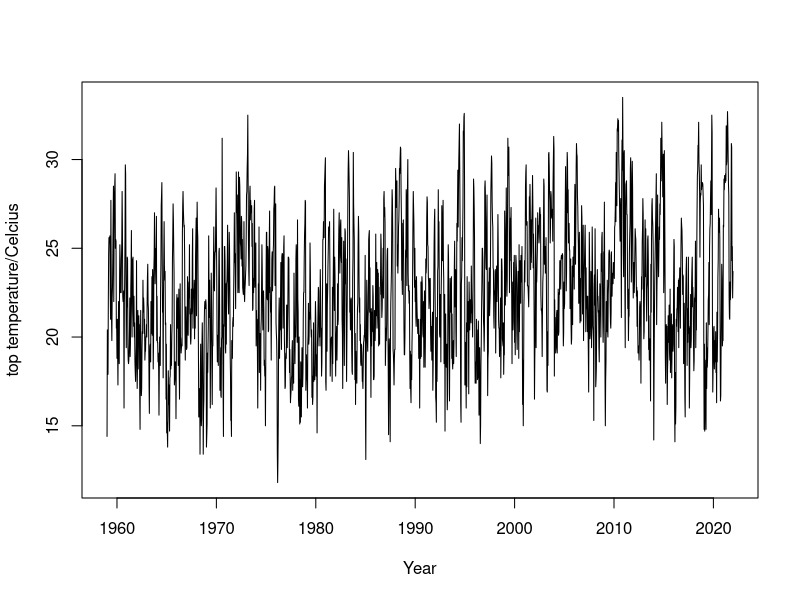

The R script that drew this image: (Note: this script raises an error after producing the figure.)
setwd("/m/home/home3/33/norjav2/unix/Documents/kandi_local/kandi")

data <- read.table(file = "anjala.csv", header = TRUE, sep = ",", col.names = 
                     c('Year', 'Month', 'Day', 'Hour', 'Time zone', 'Temperature'))

data_july <- data[data$Month == "7",]

data_july2 <- data.frame(data_july$Year, data_july$Temperature)

temp_ts = ts(data_july$Temperature, start = 1959, frequency = 31)

ts.plot(temp_ts, xlab = 'Year', ylab = 'top temperature/Celcius')

mean_temp <- aggregate(data_july2$data_july.Temperature, list(data_july2$data_july.Year), FUN = mean)
group <- aggregate(data_july2$data_july.Temperature, list(data_july2$data_july.Year))

plot(mean_temp)
